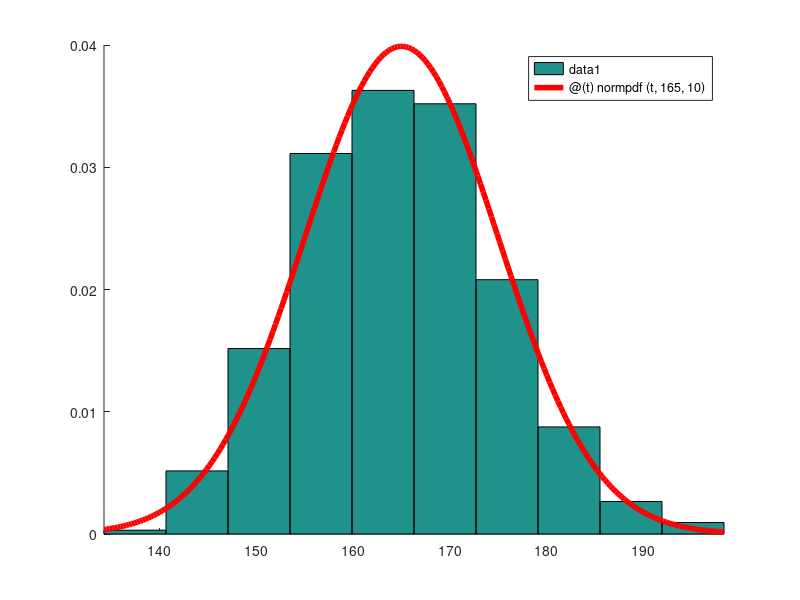

MATLAB code for this plot:
%Laboratorul 6 ex 1
% 1. Simulati de n ∈ {500, 1000, 2000} ori valoarea inaltimii unei persoane
% alese aleator folosind distributia normala cu parametrii m = 165 (cm) si
% σ = 10 (cm).
% i) Afisati histograma frecventelor absolute cu 10 bare pentru vectorul X dat
% de cele n simulari.
%
% ii) Afisati histograma frecventelor relative cu 10 bare pentru vectorul X dat
% de cele n simulari astfel incat suma ariilor barelor sa fie 1. Comparati
% aceasta histograma cu graficul functiei de densitate corespunzatoare.
%
% iii) Afisati valoarea medie, deviatia standard si proportia de valori in
% intervalul [160, 170] pentru cele n simulari. Comparati rezultatele obtinute
% cu rezultatele corespunzatoare exacte.
% --Folositi functiile: hist, normrnd, normpdf, normcdf.

n=100;
clf; hold on;
# x = normrnd(media_inaltimii, sigma=variatia, nr_linii, nr_coloane)
x = normrnd(165,10,1,1000);
# hist(x,10)
# [nn,xx] = hist(x, mijl_bare, norm)
# nn-frecv absolute
# xx - mijl barelor
# norm = suma inaltimilor barelor)
# norm ul nostru ar trebui sa reprezinte suma ariilor barelor si sa fie = 1
# suma ariilor barelor = suma inaltimilor barelor * latimea unei bare = 1
# => norm = 1/L
[~,mijl_bare] = hist(x,10);
# latimea unei bare este (max(x)-min(x))/10
l = (max(x)-min(x))/10;
norm = 1/l;
hist(x,mijl_bare,norm);

# lambda function
# f = @(t) normpdf(t, medie, sigma)
f = @(t)normpdf(t,165,10)
fplot(f,[min(x), max(x)],'-r','LineWidth',4)
mean(x)
std(x)
# proportia de valori din intervalul [160,170]
mean(160<x & x<170)
# P(x<a) = normcdf(a medie, sigma)
normcdf(170,165,10)-normcdf(160,165,10)


